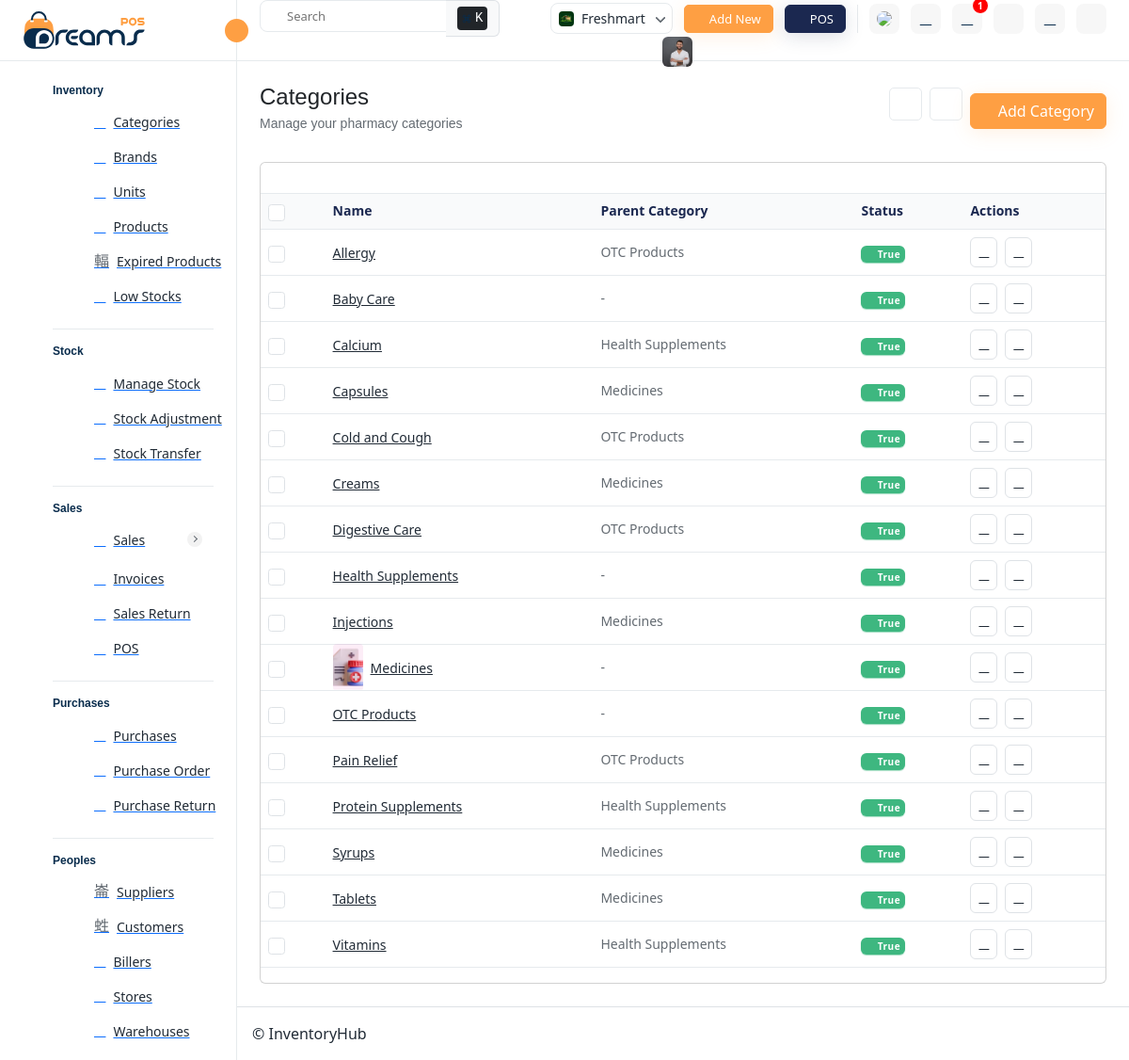
The page /pharmacy/categories/ (signed in) on the database its author committed.
### pharmacy/models.py (models this page shows, shortened)
class PharmacyCategory(models.Model):
    store = models.ForeignKey(Store, on_delete=models.CASCADE, related_name='pharmacy_categories')
    name = models.CharField(max_length=200)
    slug = models.SlugField(max_length=200, blank=True)
    parent = models.ForeignKey('self', on_delete=models.SET_NULL, null=True, blank=True,
                                related_name='children')
    is_active = models.BooleanField(default=True)
    created_at = models.DateTimeField(auto_now_add=True)
    image = models.ImageField(upload_to='category_images/', blank=True, null=True)
    class Meta:
        verbose_name = 'Category'
        verbose_name_plural = 'Categories'
        unique_together = ('store', 'name', 'parent')
        ordering = ['name']

### pharmacy/views.py (the view)
    def wrapper(request, *args, **kwargs):
        if not request.user.is_authenticated:
            return redirect('accounts:login')
        store = _get_store(request)
        if not store:
            messages.error(request, 'No active store. Contact administrator.')
        return view_fn(request, *args, **kwargs)

### accounts/models.py (called while the page is built)
    @property
    def has_staff_profile(self):
        return hasattr(self, 'staffprofile')

    @property
    def active_store(self):
        if self.has_staff_profile:
            return self.staffprofile.store
        return None

### core/models.py (called while the page is built)
    @property
    def is_owner(self):
        return self.role == 'owner'

    @property
    def is_admin_or_above(self):
        return self.role in ('owner', 'admin')

    @property
    def is_manager_or_above(self):
        return self.role in ('owner', 'admin', 'manager')

    @property
    def can_manage_stock(self):
        return self.role in ('owner', 'admin', 'manager', 'staff')

    @property
    def can_view_reports(self):
        return self.role in ('owner', 'admin', 'manager')

    @property
    def can_manage_users(self):
        return self.role in ('owner', 'admin')

    @property
    def can_access_pos(self):
        return self.role in ('owner', 'admin', 'manager', 'staff')

### pharmacy/views.py (called while the page is built, shortened)
def _get_store(request):
    return request.user.active_store

def _require_store(view_fn):
    def wrapper(request, *args, **kwargs):
        if not request.user.is_authenticated:
            return redirect('accounts:login')
        store = _get_store(request)
        if not store:
            messages.error(request, 'No active store. Contact administrator.')
        return view_fn(request, *args, **kwargs)
    wrapper.__name__ = view_fn.__name__
    return wrapper

@_require_store
def categories(request):
    store = _get_store(request)
    all_categories = PharmacyCategory.objects.filter(store=store).select_related('parent').order_by('name')
    parents = PharmacyCategory.objects.filter(store=store, parent=None)
    return render(request, 'pharmacy/categories.html', {
        'categories': all_categories,
        'parents': parents,
    })

### pharmacy/templates/pharmacy/categories.html (shortened to what this page needs)
{% extends 'pharmacy/pharmacy_base.html' %}
{% load static %}
{% block content %}
<div class="content">
    <div class="page-header">
        <div class="add-item d-flex">
            <div class="page-title">
                <h4>Categories</h4>
                <h6>Manage your pharmacy categories</h6>
            </div>
        </div>
        <ul class="table-top-head">
            <li><a data-bs-toggle="tooltip" data-bs-placement="top" title="Refresh"><i
                        class="ti ti-refresh"></i></a></li>
            <li><a data-bs-toggle="tooltip" data-bs-placement="top" title="Collapse" id="collapse-header"><i
                        class="ti ti-chevron-up"></i></a></li>
        </ul>
        <div class="page-btn">
            <a href="#" class="btn btn-primary" data-bs-toggle="modal" data-bs-target="#add_category">
                <i class="ti ti-circle-plus me-1"></i>Add Category
            </a>
        </div>
    </div>
    <div class="card">
        <div class="card-header d-flex align-items-center justify-content-between flex-wrap row-gap-3">
            <div class="search-set hidden!">
                <div class="search-input hidden!">
                    <span class="btn-searchset"><i class="ti ti-search fs-14 feather-search"></i></span>
                </div>
            </div>
        </div>
        <div class="card-body p-0">
            <div class="table-responsive">
                <table class="table datatable">
                    <thead class="thead-light">
                        <tr>
                            <th class="no-sort">
                                <div class="form-check form-check-md">
                                    <input class="form-check-input" type="checkbox" id="select-all">
                                </div>
                            </th>
                            <th>Name</th>
                            <th>Parent Category</th>
                            <th>Status</th>
                            <th class="no-sort">Actions</th>
                        </tr>
                    </thead>
                    <tbody>
                        {% for category in categories %}
                        <tr>
                            <td>
                                <div class="form-check form-check-md">
                                    <input class="form-check-input" type="checkbox">
                                </div>
                            </td>
                            <td>
                                <div class="d-flex align-items-center">
                                    {% if category.image %}
                                    <a href="javascript:void(0);" class="avatar avatar-md me-2">
                                        <img src="{{ category.image.url }}" alt="category"
                                            style="width: 50px; height: 50px; object-fit: cover;">
                                    </a>
                                    {% endif %}
                                    <a href="javascript:void(0);">{{ category.name }}</a>
                                </div>
                            </td>
                            <td>{{ category.parent.name|default:"-" }}</td>
                            <td>
                                {% if category.is_active %}
                                <span class="badge badge-success d-inline-flex align-items-center badge-xs">
                                    <i class="ti ti-point-filled me-1"></i>{{ category.is_active }}
                                </span>
                                {% else %}
                                <span class="badge badge-danger d-inline-flex align-items-center badge-xs">
                                    <i class="ti ti-point-filled me-1"></i>{{ category.is_active }}
                                </span>
                                {% endif %}
                            </td>
                            <td>
                                <div class="action-icon d-inline-flex align-items-center">
                                    <a href="#" class="p-2 d-flex align-items-center border rounded me-2 edit-btn"
                                        data-bs-toggle="modal" data-bs-target="#edit_category"
                                        data-id="{{ category.id }}" data-name="{{ category.name }}"
                                        data-parent="{{ category.parent_id|default:'' }}"
                                        data-active="{{ category.is_active }}" {% if category.image %}
                                        data-image="{{ category.image.url }}" {% endif %}>
                                        <i class="ti ti-edit"></i>
                                    </a>
                                    <a href="#" class="p-2 d-flex align-items-center border rounded"
                                        data-bs-toggle="modal" data-bs-target="#delete_modal"
                                        onclick="setDeleteId('{{ category.id }}')">
                                        <i class="ti ti-trash"></i>
                                    </a>
                                </div>
                            </td>
                        </tr>
                        {% endfor %}
                    </tbody>
                </table>
            </div>
        </div>
    </div>
</div>
{% endblock %}

### static/assets/css/feather.css (style rules this page uses)
[class^="feather-"], [class*=" feather-"] { font-family: 'feather' !important; speak: none; font-style: normal; font-weight: normal; font-variant: normal; text-transform: none; line-height: 1; -webkit-font-smoothing: antialiased; -moz-osx-font-smoothing: grayscale; }
.feather-search:before { content: "\e9c1"; }

### rows shown on the page
PharmacyCategory: name "Allergy", parent.name "OTC Products", is_active "True"
PharmacyCategory: name "Baby Care", parent.name "-", is_active "True"
PharmacyCategory: name "Calcium", parent.name "Health Supplements", is_active "True"
PharmacyCategory: name "Capsules", parent.name "Medicines", is_active "True"
PharmacyCategory: name "Cold and Cough", parent.name "OTC Products", is_active "True"
PharmacyCategory: name "Creams", parent.name "Medicines", is_active "True"
PharmacyCategory: name "Digestive Care", parent.name "OTC Products", is_active "True"
PharmacyCategory: name "Health Supplements", parent.name "-", is_active "True"
PharmacyCategory: name "Injections", parent.name "Medicines", is_active "True"
PharmacyCategory: image (picture), name "Medicines", parent.name "-", is_active "True"
PharmacyCategory: name "OTC Products", parent.name "-", is_active "True"
PharmacyCategory: name "Pain Relief", parent.name "OTC Products", is_active "True"
PharmacyCategory: name "Protein Supplements", parent.name "Health Supplements", is_active "True"
PharmacyCategory: name "Syrups", parent.name "Medicines", is_active "True"
PharmacyCategory: name "Tablets", parent.name "Medicines", is_active "True"
PharmacyCategory: name "Vitamins", parent.name "Health Supplements", is_active "True"
